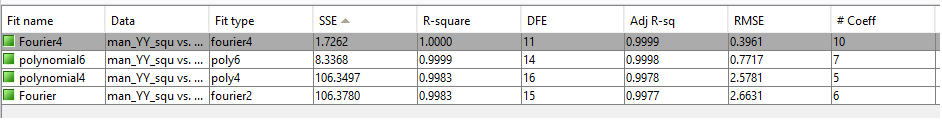
%> input picture guide/Nueva imagen de mapa de bits.bmp, 942 x 123 px
$ octave --eval "result = maskconncomp(imread('Nueva imagen de mapa de bits.bmp'));"   (GNU Octave 9; MATLAB toolbox functions it lacks are replaced by stand-ins)
%> lines starting %> are read from the running program, lines starting %| are printed output that depends on the picture
function [mask]= maskconncomp(BW1)

temp=BW1;
%> temp is the input picture: size 123x942x3 uint8; mean R, G, B 226.5, 226.7, 226.5

CC = bwconncomp(BW1);
%> CC = 1 connected component

numPixels = cellfun(@numel,CC.PixelIdxList); [biggest,idx] = max(numPixels); BW1(CC.PixelIdxList{idx}) = 0;
%> after `numPixels = cellfun(@numel,CC.PixelIdxList)`: numPixels = 342109
%> after `[biggest,idx] = max(numPixels)`: biggest = 342109; idx = 1
%> after `BW1(CC.PixelIdxList{idx}) = 0`: BW1: size 123x942x3 uint8; every value is 0

temp2 = imcomplement(BW1); mask=temp2.*temp;
%> after `temp2 = imcomplement(BW1)`: temp2: size 123x942x3 uint8; every value is 255
%> after `mask=temp2.*temp`:
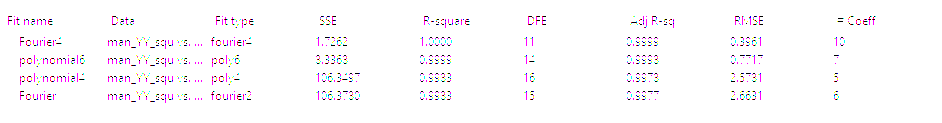
%> mask: size 123x942x3 uint8; mean R, G, B 251.7, 249.4, 251.8

end
